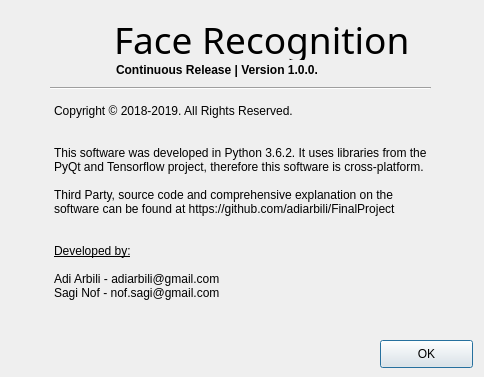
<?xml version="1.0" encoding="UTF-8"?>
<ui version="4.0">
 <class>aboutDialog</class>
 <widget class="QDialog" name="aboutDialog">
  <property name="geometry">
   <rect>
    <x>0</x>
    <y>0</y>
    <width>484</width>
    <height>377</height>
   </rect>
  </property>
  <property name="sizePolicy">
   <sizepolicy hsizetype="Fixed" vsizetype="Fixed">
    <horstretch>100</horstretch>
    <verstretch>100</verstretch>
   </sizepolicy>
  </property>
  <property name="maximumSize">
   <size>
    <width>484</width>
    <height>377</height>
   </size>
  </property>
  <property name="windowTitle">
   <string>About Face Recognition</string>
  </property>
  <property name="windowIcon">
   <iconset resource="guiResource.qrc">
    <normaloff>:/Icon/icon.ico</normaloff>:/Icon/icon.ico</iconset>
  </property>
  <widget class="QPushButton" name="ok">
   <property name="geometry">
    <rect>
     <x>380</x>
     <y>340</y>
     <width>93</width>
     <height>28</height>
    </rect>
   </property>
   <property name="text">
    <string>OK</string>
   </property>
  </widget>
  <widget class="Line" name="line">
   <property name="geometry">
    <rect>
     <x>50</x>
     <y>78</y>
     <width>381</width>
     <height>20</height>
    </rect>
   </property>
   <property name="orientation">
    <enum>Qt::Horizontal</enum>
   </property>
  </widget>
  <widget class="QLabel" name="icon">
   <property name="geometry">
    <rect>
     <x>50</x>
     <y>18</y>
     <width>51</width>
     <height>61</height>
    </rect>
   </property>
   <property name="text">
    <string>&lt;html&gt;&lt;head/&gt;&lt;body&gt;&lt;p&gt;&lt;img src=&quot;:/Icon/icon.ico&quot; width=&quot;50&quot; height=&quot;50&quot;/&gt;&lt;/p&gt;&lt;/body&gt;&lt;/html&gt;</string>
   </property>
  </widget>
  <widget class="QLabel" name="title">
   <property name="geometry">
    <rect>
     <x>114</x>
     <y>19</y>
     <width>301</width>
     <height>41</height>
    </rect>
   </property>
   <property name="sizePolicy">
    <sizepolicy hsizetype="Expanding" vsizetype="Expanding">
     <horstretch>0</horstretch>
     <verstretch>0</verstretch>
    </sizepolicy>
   </property>
   <property name="font">
    <font>
     <family>Bauhaus 93</family>
     <pointsize>28</pointsize>
    </font>
   </property>
   <property name="text">
    <string>Face Recognition</string>
   </property>
  </widget>
  <widget class="QLabel" name="release">
   <property name="geometry">
    <rect>
     <x>116</x>
     <y>62</y>
     <width>201</width>
     <height>16</height>
    </rect>
   </property>
   <property name="font">
    <font>
     <weight>75</weight>
     <bold>true</bold>
    </font>
   </property>
   <property name="text">
    <string>Continuous Release | Version 1.0.0.1</string>
   </property>
  </widget>
  <widget class="QTextBrowser" name="content">
   <property name="geometry">
    <rect>
     <x>50</x>
     <y>100</y>
     <width>381</width>
     <height>221</height>
    </rect>
   </property>
   <property name="styleSheet">
    <string notr="true">background: transparent;</string>
   </property>
   <property name="frameShape">
    <enum>QFrame::NoFrame</enum>
   </property>
   <property name="html">
    <string>&lt;!DOCTYPE HTML PUBLIC &quot;-//W3C//DTD HTML 4.0//EN&quot; &quot;http://www.w3.org/TR/REC-html40/strict.dtd&quot;&gt;
&lt;html&gt;&lt;head&gt;&lt;meta name=&quot;qrichtext&quot; content=&quot;1&quot; /&gt;&lt;style type=&quot;text/css&quot;&gt;
p, li { white-space: pre-wrap; }
&lt;/style&gt;&lt;/head&gt;&lt;body style=&quot; font-family:'MS Shell Dlg 2'; font-size:7.8pt; font-weight:400; font-style:normal;&quot;&gt;
&lt;p style=&quot; margin-top:0px; margin-bottom:0px; margin-left:0px; margin-right:0px; -qt-block-indent:0; text-indent:0px;&quot;&gt;&lt;span style=&quot; font-size:9pt;&quot;&gt;Copyright © 2018-2019. All Rights Reserved.&lt;/span&gt;&lt;/p&gt;
&lt;p style=&quot;-qt-paragraph-type:empty; margin-top:0px; margin-bottom:0px; margin-left:0px; margin-right:0px; -qt-block-indent:0; text-indent:0px; font-size:9pt;&quot;&gt;&lt;br /&gt;&lt;/p&gt;
&lt;p style=&quot;-qt-paragraph-type:empty; margin-top:0px; margin-bottom:0px; margin-left:0px; margin-right:0px; -qt-block-indent:0; text-indent:0px; font-size:9pt;&quot;&gt;&lt;br /&gt;&lt;/p&gt;
&lt;p style=&quot; margin-top:0px; margin-bottom:0px; margin-left:0px; margin-right:0px; -qt-block-indent:0; text-indent:0px;&quot;&gt;&lt;span style=&quot; font-size:9pt;&quot;&gt;This software was developed in Python 3.6.2. It uses libraries from the PyQt and Tensorflow project, therefore this software is cross-platform.&lt;/span&gt;&lt;/p&gt;
&lt;p style=&quot;-qt-paragraph-type:empty; margin-top:0px; margin-bottom:0px; margin-left:0px; margin-right:0px; -qt-block-indent:0; text-indent:0px; font-size:9pt;&quot;&gt;&lt;br /&gt;&lt;/p&gt;
&lt;p style=&quot; margin-top:0px; margin-bottom:0px; margin-left:0px; margin-right:0px; -qt-block-indent:0; text-indent:0px;&quot;&gt;&lt;span style=&quot; font-size:9pt;&quot;&gt;Third Party, source code and comprehensive explanation on the&lt;/span&gt;&lt;/p&gt;
&lt;p style=&quot; margin-top:0px; margin-bottom:0px; margin-left:0px; margin-right:0px; -qt-block-indent:0; text-indent:0px;&quot;&gt;&lt;span style=&quot; font-size:9pt;&quot;&gt;software can be found at https://github.com/adiarbili/FinalProject&lt;/span&gt;&lt;/p&gt;
&lt;p style=&quot;-qt-paragraph-type:empty; margin-top:0px; margin-bottom:0px; margin-left:0px; margin-right:0px; -qt-block-indent:0; text-indent:0px; font-size:9pt;&quot;&gt;&lt;br /&gt;&lt;/p&gt;
&lt;p style=&quot;-qt-paragraph-type:empty; margin-top:0px; margin-bottom:0px; margin-left:0px; margin-right:0px; -qt-block-indent:0; text-indent:0px; font-size:9pt;&quot;&gt;&lt;br /&gt;&lt;/p&gt;
&lt;p style=&quot; margin-top:0px; margin-bottom:0px; margin-left:0px; margin-right:0px; -qt-block-indent:0; text-indent:0px;&quot;&gt;&lt;span style=&quot; font-size:9pt; text-decoration: underline;&quot;&gt;Developed by:&lt;/span&gt;&lt;/p&gt;
&lt;p style=&quot;-qt-paragraph-type:empty; margin-top:0px; margin-bottom:0px; margin-left:0px; margin-right:0px; -qt-block-indent:0; text-indent:0px; font-size:9pt; text-decoration: underline;&quot;&gt;&lt;br /&gt;&lt;/p&gt;
&lt;p style=&quot; margin-top:0px; margin-bottom:0px; margin-left:0px; margin-right:0px; -qt-block-indent:0; text-indent:0px;&quot;&gt;&lt;span style=&quot; font-size:9pt;&quot;&gt;Adi Arbili - adiarbili@gmail.com&lt;/span&gt;&lt;/p&gt;
&lt;p style=&quot; margin-top:0px; margin-bottom:0px; margin-left:0px; margin-right:0px; -qt-block-indent:0; text-indent:0px;&quot;&gt;&lt;span style=&quot; font-size:9pt;&quot;&gt;Sagi Nof - nof.sagi@gmail.com&lt;/span&gt;&lt;/p&gt;&lt;/body&gt;&lt;/html&gt;</string>
   </property>
  </widget>
 </widget>
 <resources>
  <include location="guiResource.qrc"/>
 </resources>
 <connections/>
</ui>
